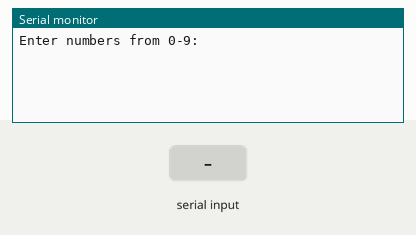
Recording of a sketch running on a simulated Arduino Uno, built with avr-gcc and run on an emulated ATmega328P. On the bench: the last lines printed to the serial monitor. Inputs (shaded band) come from the test bench.

Above: at 1.2 s.
1.3 s: "0" received over Serial
At 2.5 s:
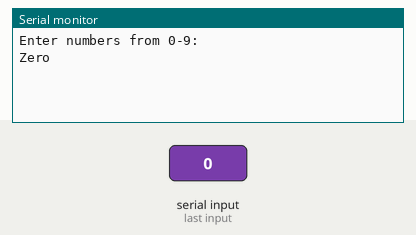
2.8 s: "1" received over Serial
At 3.9 s:
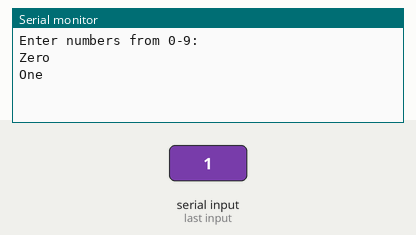
4.3 s: "2" received over Serial
At 5.1 s:
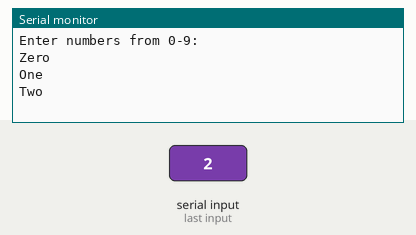
5.8 s: "3" received over Serial
At 6.2 s:
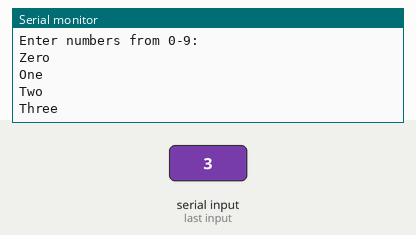
7.3 s: "4" received over Serial
At 8.5 s:
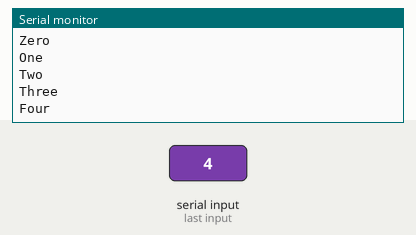
8.8 s: "5" received over Serial
At 9.7 s:
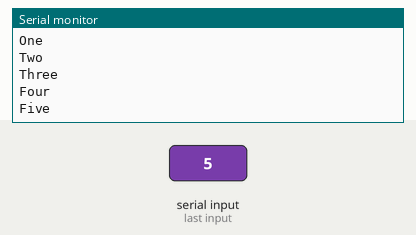

Measured:
- after the input at 1.3 s, the serial monitor: prints a new line at once (image 1)
- after the input at 2.8 s, the serial monitor: prints a new line at once (image 2)
- after the input at 4.3 s, the serial monitor: prints a new line at once (image 3)
- after the input at 5.8 s, the serial monitor: prints a new line at once (image 4)
- after the input at 7.3 s, the serial monitor: prints a new line at once (image 5)
- after the input at 8.8 s, the serial monitor: prints a new line at once (image 6)

The sketch:

G02_P02_SERIAL_DATA.ino
```cpp
/*
   Board: Arduino UNO

   Poject Description: Using serial communication with arduino.

   url: https://github.com/sfad/arduino_projects
*/

void setup() {
    Serial.begin(9600);
    Serial.println("Enter numbers from 0-9: ");
}

void loop() {
    while (Serial.available()) {
        char data = (char)Serial.read();

        if (data == '0')
            Serial.println("Zero");
        else if (data == '1')
            Serial.println("One");
        else if (data == '2')
            Serial.println("Two");
        else if (data == '3')
            Serial.println("Three");
        else if (data == '4')
            Serial.println("Four");
        else if (data == '5')
            Serial.println("Five");
        else if (data == '6')
            Serial.println("Six");
        else if (data == '7')
            Serial.println("Seven");
        else if (data == '8')
            Serial.println("Eight");
        else if (data == '9')
            Serial.println("Nine");
    }
}
```
